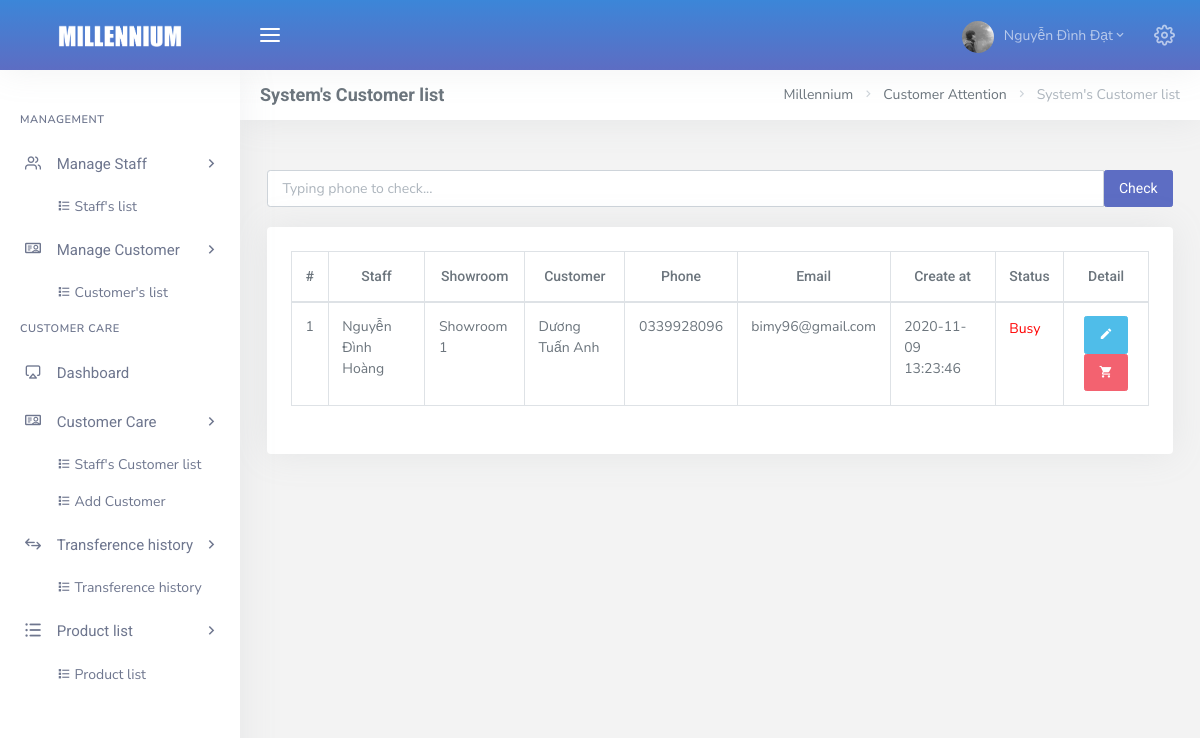
Page /admin/dashboard.php?page=list_customer_care_all (signed in) on the committed database.
### tables this page shows
CREATE TABLE `tbl_user` (
  `id` int(11) NOT NULL,
  `name` varchar(50) NOT NULL,
  `showroom_id` int(11) NOT NULL,
  `avatar` varchar(50) NOT NULL DEFAULT 'default.png',
  `email` varchar(50) NOT NULL,
  `passw` varchar(50) NOT NULL DEFAULT '123456',
  `addres` varchar(100) NOT NULL,
  `salary` float NOT NULL,
  `role` tinyint(4) NOT NULL DEFAULT 2,
  `status` tinyint(4) NOT NULL DEFAULT 1,
  `create_at` datetime NOT NULL DEFAULT current_timestamp()
);

CREATE TABLE `tbl_showroom` (
  `showroom_id` int(11) NOT NULL,
  `title` varchar(50) NOT NULL,
  `addres` varchar(100) NOT NULL,
  `create_at` datetime NOT NULL DEFAULT current_timestamp()
);

CREATE TABLE `tbl_customer` (
  `id` int(11) NOT NULL,
  `name` varchar(50) NOT NULL,
  `showroom_id` int(11) NOT NULL,
  `phone` varchar(10) NOT NULL,
  `email` varchar(50) NOT NULL,
  `sex` varchar(5) NOT NULL,
  `birth` date NOT NULL DEFAULT '1970-01-01',
  `passw` varchar(50) NOT NULL,
  `avatar` varchar(50) NOT NULL DEFAULT 'guest.jpg',
  `create_at` datetime NOT NULL DEFAULT current_timestamp()
);

CREATE TABLE `tbl_care` (
  `user_id` int(11) NOT NULL,
  `customer_id` int(11) NOT NULL,
  `status` tinyint(4) NOT NULL DEFAULT 1,
  `create_at` datetime NOT NULL DEFAULT current_timestamp()
);

### admin/Controller/CustomerCare/CustomerCare_c.php (called while the page is built, shortened)
<?php
    include_once("Model/CustomerCare/CustomerCare_m.php");
    class CustomerCare_c extends CustomerCare_m {
        private $customer_care;
        function __construct()
        {
            $this->customer_care = new CustomerCare_m();
        }
        public function CustomerCareAll () {
            if (isset($_POST['searchPhone'])) {
                $key = $_POST['key'];
                if(strlen($key) >= 6 ){
                    $customer_care = $this->customer_care->searchCustomerCareAll($key);
                } else {
                    $customer_care = $this->customer_care->getCustomerCareAll();
                }
            } else {
                $customer_care = $this->customer_care->getCustomerCareAll();
            }
            include_once 'View/CustomerCare/list_customer_care_all.php';
        }
    }
?>

### admin/Config/myConfig.php (called while the page is built, shortened)
<?php
	class Connect{
		private $user = "root";
		private $pass = "";
		private $dns = "mysql:host=localhost;dbname=customer_care";
		function __construct(){
			try {
				$this->pdo = new PDO($this->dns, $this->user, $this->pass);
				$this->pdo->query("SET NAMES utf8");
			} catch (PDOException $e) {
				echo $e->getMessage();
				exit();
			}
		}
	}
 ?>

### admin/Model/CustomerCare/CustomerCare_m.php (called while the page is built, shortened)
<?php
    include_once("Config/myConfig.php");
    class CustomerCare_m extends Connect {
        function __construct()
        {
            parent::__construct();
        }
        protected function getCustomerCareAll () {
            $sql = "
                SELECT
                    tbl_customer.id,
                    tbl_user.name as 'Họ tên NV',
                    tbl_showroom.title,
                    tbl_customer.name as 'Họ tên khách',
                    tbl_customer.phone,
                    tbl_customer.email as 'Email Khách',
                    tbl_care.create_at,
                    tbl_care.status
                FROM
                    tbl_user,
                    tbl_customer,
                    tbl_showroom,
                    tbl_care
                WHERE
                    tbl_customer.showroom_id = tbl_showroom.showroom_id AND tbl_user.id = tbl_care.user_id AND tbl_customer.id = tbl_care.customer_id
                ORDER BY tbl_care.create_at DESC";
            $pre = $this->pdo->prepare($sql);
            $pre->execute();
            $result = array();
            while ($row = $pre->fetch(PDO::FETCH_ASSOC)) {
                $result[] = $row;
            }
            return $result;
        }
    }

### admin/View/CustomerCare/list_customer_care_all.php (the view, shortened to what this page needs)
<form action="" method="POST" role="form" style="margin: 20px 0px;">
    <div class="row">
      <div class="col-lg-12 col-xs-12 col-md-12">
        <div class="input-group">
          <input type="text" value="<?php if(isset($key)) { echo $key; } ?>" name="key" class="form-control" placeholder="Typing phone to check...">
          <span class="input-group-btn">
            <button class="btn btn-primary" name="searchPhone" type="submit">Check</button>
          </span>
        </div>
      </div>
    </div>
</form>
<div class="row">
    <div class="col-12">
        <div class="card-box table-responsive table">
            <table id="datatable_listcustomer_care_all" class="display table table-bordered dt-responsive nowrap" style="border-collapse: collapse; border-spacing: 0; width: 100%;">
                <thead>
                    <tr class="text-center">
                        <th>#</th>
                        <th>Staff</th>
                        <th>Showroom</th>
                        <th>Customer</th>
                        <th>Phone</th>
                        <th>Email</th>
                        <th>Create at</th>
                        <th>Status</th>
                        <th>Detail</th>
                    </tr>
                </thead>
                <?php
                    if (isset($_POST['searchPhone']) && strlen($key) >= 6 && $_SESSION['role'] == 2) {
                ?>
                <tbody id="view_customer_care_all">
                    <?php
                        if (count($customer_care) == 0){
                    ?>  <tr class="text-center">
                            <td colspan="9">
                                <button type="button" class="btn btn-icon waves-effect waves-light btn-primary"
                                    data-toggle="modal"
                                    data-target="#add_customer"
                                    data-whatever="@getbootstrap">Add Customer
                                </button>
                                <div class="modal fade text-left" id="add_customer" tabindex="-1" role="dialog" aria-labelledby="exampleModalLabel" aria-hidden="true">
                                  <div class="modal-dialog" role="document">
                                    <div class="modal-content">
                                      <div class="modal-header">
                                        <h5 class="modal-title" id="exampleModalLabel">Add Customer</h5>
                                        <button type="button" class="close" data-dismiss="modal" aria-label="Close">
                                          <span aria-hidden="true">&times;</span>
                                        </button>
                                      </div>
                                      <div class="modal-body">
                                        <form>
                                          <div class="form-group">
                                            <label for="name" class="col-form-label">Customer Name:</label>
                                            <input type="text" class="form-control" id="name" name="name">
                                          </div>
                                          <div class="form-group">
                                            <label for="phone" class="col-form-label">Phone:</label>
                                            <input type="text" class="form-control" id="phone" name="phone" value="<?= $key; ?>">
                                          </div>
                                          <div class="form-group">
                                            <label for="email" class="col-form-label">Email:</label>
                                            <input type="text" class="form-control" id="email" name="email">
                                          </div>
                                          <div class="modal-footer">
                                            <button type="button" class="btn btn-secondary" data-dismiss="modal">Close</button>
                                            <button type="button" class="btn btn-primary add_customer">Add</button>
                                          </div>
                                        </form>
                                      </div>
                                    </div>
                                  </div>
                                </div>
                            </td>
                        </tr>
                    <?php
                        } else {
                        $count = 0;
                        foreach ($customer_care as $key => $valueCustomerAll) {
                            $count++;
                        ?>
                            <tr>
                                <td class="text-center"><?= $count; ?></td>
                                <td><?= $valueCustomerAll['Họ tên NV'] ?></td>
                                <td><?= $valueCustomerAll['title'] ?></td>
                                <td><?= $valueCustomerAll['Họ tên khách'] ?></td>
                                <td><?= $valueCustomerAll['phone'] ?></td>
                                <td><?= $valueCustomerAll['Email Khách'] ?></td>
                                <td><?= $valueCustomerAll['create_at'] ?></td>
                                <td class="text-center">
                                    <?php
                                        if ($valueCustomerAll['status'] == 1) {
                                            echo "<p style='color: red;'>Busy</p>";
                                        }else if ($valueCustomerAll['status'] == 2) {
                                            echo "<p style='color: green;'>Purchased</p>";
                                        }else if ($valueCustomerAll['status'] == 3) {
                                            echo "<p style='color: blue;'>New</p>";
                                        }
                                    ?>
                                </td>
                                <td class="text-center">
                                    <a href="dashboard.php?page=detail_customer_care&id=<?= $valueCustomerAll['id']; ?>">
                                      <button class="btn btn-info btn-icon waves-effect waves-light" title="Detail"><span><i class="mdi mdi-pencil"></i></span></button>
                                    </a>
                                    <a href="dashboard.php?page=create_order&id=<?= $valueCustomerAll['id']; ?>">
                                        <button type="button" class="btn btn-icon waves-effect waves-light btn-danger" title="Create Bill"><span><i class="mdi mdi-cart"></i></span></button>
                                    </a>
                                </td>
                            </tr>
                        <?php
                        }
                    }
                } else if ($_SESSION['role'] == 1){
                ?>
                <tbody id="view_customer_care_all">
                    <?php
                        if (count($customer_care) == 0){
                    ?>  <tr class="text-center">
                            <td colspan="9">
                                <button type="button" class="btn btn-icon waves-effect waves-light btn-primary" data-toggle="modal" data-target="#add_customer" data-whatever="@getbootstrap">Add Customer</button>
                                <div class="modal fade text-left" id="add_customer" tabindex="-1" role="dialog" aria-labelledby="exampleModalLabel" aria-hidden="true">
                                  <div class="modal-dialog" role="document">
                                    <div class="modal-content">
                                      <div class="modal-header">
                                        <h5 class="modal-title" id="exampleModalLabel">Add Customer</h5>
                                        <button type="button" class="close" data-dismiss="modal" aria-label="Close">
                                          <span aria-hidden="true">&times;</span>
                                        </button>
                                      </div>
                                      <div class="modal-body">
                                        <form>
                                          <div class="form-group">
                                            <label for="name" class="col-form-label">Customer Name:</label>
                                            <input type="text" class="form-control" id="name" name="name">
                                          </div>
                                          <div class="form-group">
                                            <label for="phone" class="col-form-label">Phone:</label>
                                            <input type="text" class="form-control" id="phone" name="phone" value="<?= $key; ?>">
                                          </div>
                                          <div class="form-group">
                                            <label for="email" class="col-form-label">Email:</label>
                                            <input type="text" class="form-control" id="email" name="email">
                                          </div>
                                          <div class="modal-footer">
                                            <button type="button" class="btn btn-secondary" data-dismiss="modal">Close</button>
                                            <button type="button" class="btn btn-primary add_customer">Add</button>
                                          </div>
                                        </form>
                                      </div>
                                    </div>
                                  </div>
                                </div>
                            </td>
                        </tr>
                    <?php
                        } else {
                        $count = 0;
                        foreach ($customer_care as $key => $valueCustomerAll) {
                            $count++;
                        ?>
                            <tr>
                                <td class="text-center"><?= $count; ?></td>
                                <td><?= $valueCustomerAll['Họ tên NV'] ?></td>
                                <td><?= $valueCustomerAll['title'] ?></td>
                                <td><?= $valueCustomerAll['Họ tên khách'] ?></td>
                                <td><?= $valueCustomerAll['phone'] ?></td>
                                <td><?= $valueCustomerAll['Email Khách'] ?></td>
                                <td><?= $valueCustomerAll['create_at'] ?></td>
                                <td>
                                    <?php
                                        if ($valueCustomerAll['status'] == 1) {
                                            echo "<p style='color: red;'>Busy</p>";
                                        }else if ($valueCustomerAll['status'] == 2) {
                                            echo "<p style='color: green;'>Purchased</p>";
                                        }else if ($valueCustomerAll['status'] == 3) {
                                            echo "<p style='color: blue;'>New</p>";
                                        }
                                    ?>
                                </td>
                                <td class="text-center">
                                    <a href="dashboard.php?page=detail_customer_care&id=<?= $valueCustomerAll['id']; ?>">
                                      <button class="btn btn-info btn-icon waves-effect waves-light" title="Detail"><span><i class="mdi mdi-pencil"></i></span></button>
                                    </a>
                                    <a href="dashboard.php?page=create_order&id=<?= $valueCustomerAll['id']; ?>">
                                        <button type="button" class="btn btn-icon waves-effect waves-light btn-danger" title="Create Bill"><span><i class="mdi mdi-cart"></i></span></button>
                                    </a>
                                </td>
                            </tr>
                        <?php
                        }
                    }
                }
                     ?>
                </tbody>
            </table>
        </div>
    </div>
</div>

### rows in the picture
tbl_user: name "Nguyễn Đình Hoàng", tbl_showroom.title "Showroom 1", tbl_customer.name "Dương Tuấn Anh", tbl_customer.phone "0339928096", tbl_customer.email "bimy96@gmail.com", tbl_care.create_at "2020-11-09 13:23:46"

### other values in the picture
$_SESSION['name'] "Nguyễn Đình Đạt"
